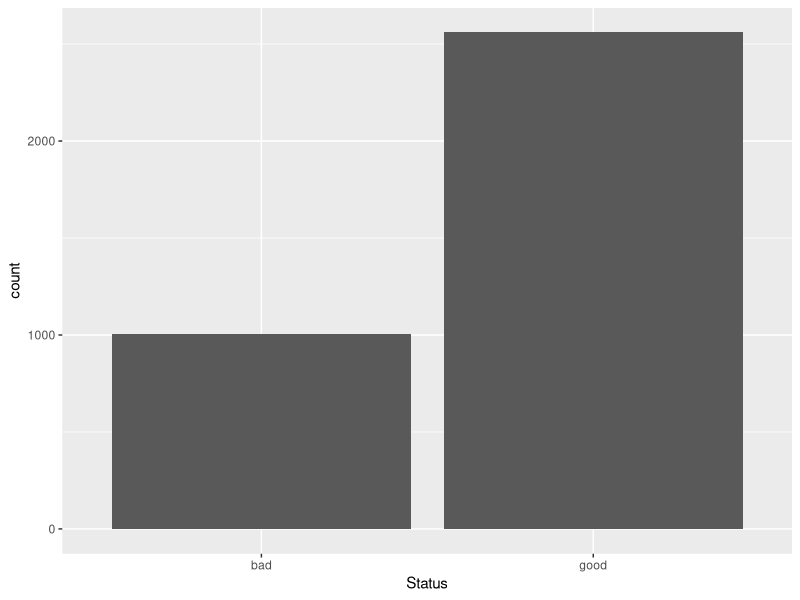
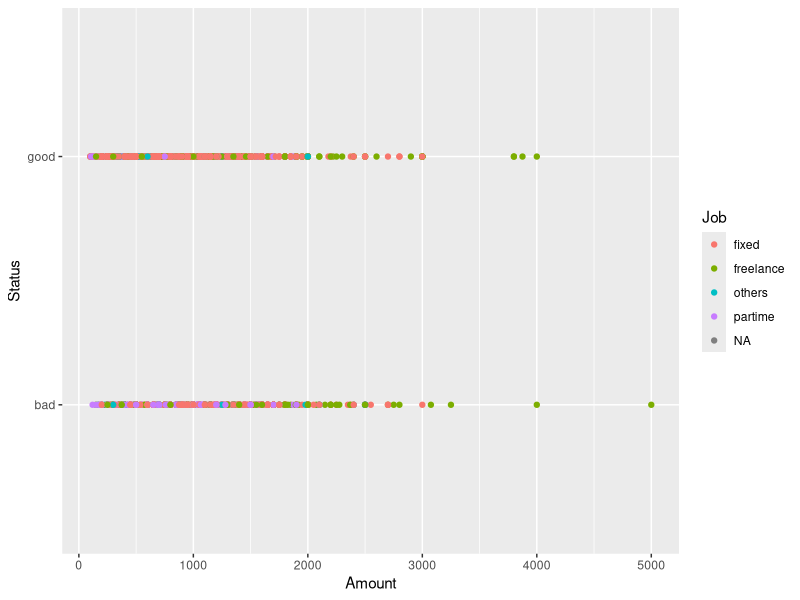
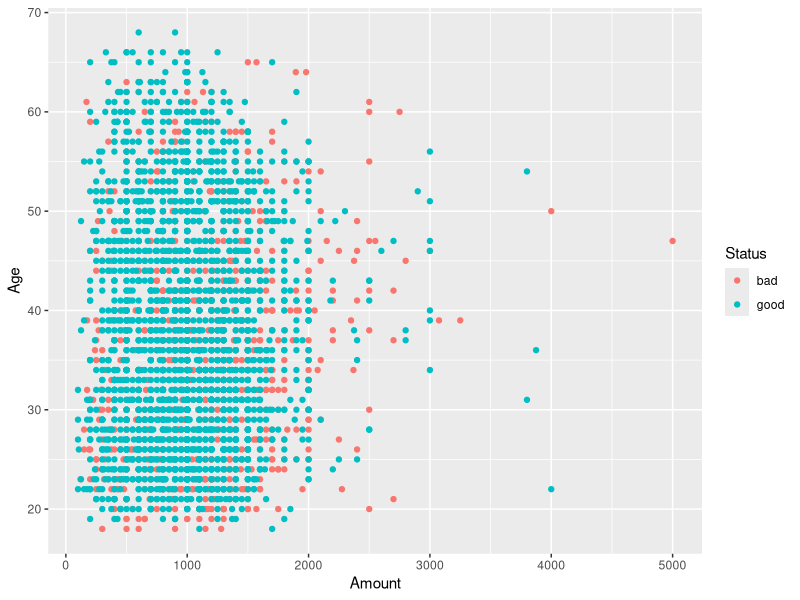

The R script that drew these images, in order:
# Getting Data ####

data(credit_data, package='modeldata')
head(credit_data)

credit <- credit_data |> tibble::as_tibble()
credit

R.version

library(dplyr)

# make pretend data so we can simulate scoring a new person
fake_new <- credit |> slice_sample(n=10) |> select(-Status)
fake_new

# Train/Test ####

library(rsample)
credit_split <- initial_split(credit, prop=0.8, strata='Status')
credit_split

train <- training(credit_split)
test <- testing(credit_split)

train

# EDA ####

library(ggplot2)
ggplot(train, aes(x=Status)) + geom_bar()

# need to balance good/bad

ggplot(train, aes(x=Amount, y=Status, color=Job)) + geom_point()

ggplot(train, aes(x=Amount, y=Age, color=Status)) + geom_point()

# Choose Our First Model ####

# penalized regression
# boost tree

# Preprocessing ####

library(recipes)

# outcome: response, label, target, dependent variable (crappy term), y
# input: predictor, covariate, feature, x

train |> count(Home)

recipe(Status ~ ., data=train) |>
    step_factor2string(Home, Job) |>
    step_mutate(Home=if_else(is.na(Home), 'Missing', Home)) |>
    step_mutate(Job=if_else(is.na(Job), 'Missing', Job)) |>
    step_string2factor(Home, Job) |>
    # step_other(Home, other='misc') |>
    step_other(all_nominal_predictors(), other='misc') |>
    # step_dummy(Home, keep_original_cols=FALSE, one_hot=TRUE) |>
    # step_dummy(Job, one_hot=TRUE) |>
    step_dummy(all_nominal_predictors(), one_hot=TRUE) |>
    prep() |>
    bake(new_data=NULL)
